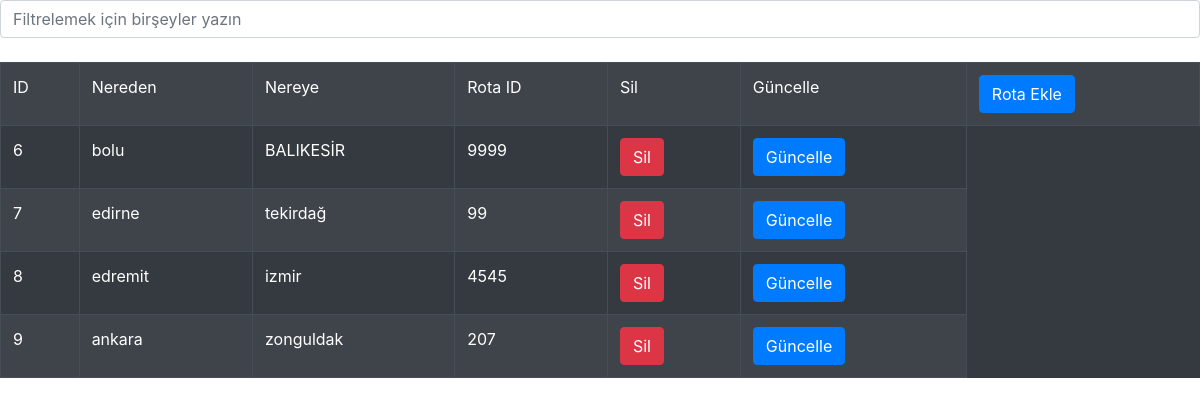
Page /rotasayfa.php on the committed database.
### tables this page shows
CREATE TABLE `rota` (
  `ıd` int(11) NOT NULL,
  `rota_id` varchar(255) NOT NULL,
  `nereden` varchar(255) NOT NULL,
  `nereye` varchar(255) NOT NULL
);

### rotasayfa.php (the view, shortened to what this page needs)
<?php
include ("baglan.php");
$sorgu=$db->prepare('SELECT *FROM rota');
$sorgu->execute();
$kullanici=$sorgu-> fetchAll(PDO::FETCH_OBJ);
?>
<!doctype html>
<html lang="tr">
  <head>
    <link rel="stylesheet" href="https://stackpath.bootstrapcdn.com/bootstrap/4.3.1/css/bootstrap.min.css">
  </head>
<body>
  <input type="text" name="search" id="search" class="form-control" placeholder="Filtrelemek için birşeyler yazın">
 <br>
 <table class="table table-bordered table-striped table-dark">
 <tr>
    <td>ID</td>
    <td>Nereden</td>
    <td>Nereye</td>
    <td>Rota ID</td>
    <td>Sil</td>
    <td>Güncelle</td>
    <td><a href="rota.php" class="btn btn-primary">Rota Ekle</a></td>
 </tr>
 <?php
 foreach($kullanici as $person){?>
<tr>
    <td><?= $person->ıd ?></td>
    <td><?= $person->nereden ?></td>
    <td><?= $person->nereye ?></td>
    <td><?= $person->rota_id?></td>
    <td><a href="rotasil.php?pid=<?= $person->ıd ?>" class="btn btn-danger">Sil</a></td>
    <td><a href="rotaguncelle.php?rn=<?= $person->ıd ?>&fn=<?= $person->nereden ?>&ln=<?= $person->nereye ?>&em=<?= $person->rota_id ?>" class="btn btn-primary">Güncelle</a></td>
 </tr>
    <?php } ?>
 </table>
  </body>
</html>

### rows in the picture
rota: ıd "6", nereden "bolu", nereye "BALIKESİR", rota "9999"
rota: ıd "7", nereden "edirne", nereye "tekirdağ", rota "99"
rota: ıd "8", nereden "edremit", nereye "izmir", rota "4545"
rota: ıd "9", nereden "ankara", nereye "zonguldak", rota "207"
